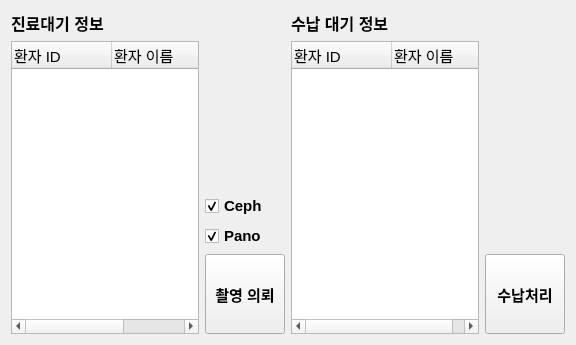
<?xml version="1.0" encoding="UTF-8"?>
<ui version="4.0">
 <class>PatientStatusManager</class>
 <widget class="QWidget" name="PatientStatusManager">
  <property name="geometry">
   <rect>
    <x>0</x>
    <y>0</y>
    <width>576</width>
    <height>345</height>
   </rect>
  </property>
  <property name="windowTitle">
   <string>Form</string>
  </property>
  <layout class="QGridLayout" name="gridLayout">
   <item row="0" column="0">
    <layout class="QHBoxLayout" name="horizontalLayout">
     <item>
      <layout class="QVBoxLayout" name="verticalLayout">
       <item>
        <widget class="QLabel" name="label_5">
         <property name="font">
          <font>
           <pointsize>12</pointsize>
           <bold>true</bold>
          </font>
         </property>
         <property name="text">
          <string>진료대기 정보</string>
         </property>
        </widget>
       </item>
       <item>
        <widget class="QTreeWidget" name="waitTreatmentTreeWidget">
         <property name="sizePolicy">
          <sizepolicy hsizetype="Expanding" vsizetype="Expanding">
           <horstretch>2</horstretch>
           <verstretch>0</verstretch>
          </sizepolicy>
         </property>
         <property name="font">
          <font>
           <pointsize>11</pointsize>
          </font>
         </property>
         <property name="alternatingRowColors">
          <bool>false</bool>
         </property>
         <property name="rootIsDecorated">
          <bool>false</bool>
         </property>
         <column>
          <property name="text">
           <string>환자 ID</string>
          </property>
         </column>
         <column>
          <property name="text">
           <string>환자 이름</string>
          </property>
         </column>
         <column>
          <property name="text">
           <string>진료 현황</string>
          </property>
         </column>
        </widget>
       </item>
      </layout>
     </item>
     <item>
      <layout class="QVBoxLayout" name="verticalLayout_5">
       <item>
        <spacer name="verticalSpacer_3">
         <property name="orientation">
          <enum>Qt::Vertical</enum>
         </property>
         <property name="sizeHint" stdset="0">
          <size>
           <width>20</width>
           <height>148</height>
          </size>
         </property>
        </spacer>
       </item>
       <item>
        <widget class="QCheckBox" name="cephCheckBox">
         <property name="font">
          <font>
           <pointsize>11</pointsize>
           <bold>true</bold>
          </font>
         </property>
         <property name="text">
          <string>Ceph</string>
         </property>
         <property name="checked">
          <bool>true</bool>
         </property>
        </widget>
       </item>
       <item>
        <widget class="QCheckBox" name="panoCheckBox">
         <property name="font">
          <font>
           <pointsize>11</pointsize>
           <bold>true</bold>
          </font>
         </property>
         <property name="text">
          <string>Pano</string>
         </property>
         <property name="checked">
          <bool>true</bool>
         </property>
        </widget>
       </item>
       <item>
        <widget class="QPushButton" name="shootRequestPushButton">
         <property name="sizePolicy">
          <sizepolicy hsizetype="Minimum" vsizetype="Fixed">
           <horstretch>1</horstretch>
           <verstretch>0</verstretch>
          </sizepolicy>
         </property>
         <property name="minimumSize">
          <size>
           <width>80</width>
           <height>80</height>
          </size>
         </property>
         <property name="font">
          <font>
           <pointsize>11</pointsize>
           <bold>true</bold>
          </font>
         </property>
         <property name="text">
          <string>촬영 의뢰</string>
         </property>
        </widget>
       </item>
      </layout>
     </item>
     <item>
      <layout class="QVBoxLayout" name="verticalLayout_2"/>
     </item>
    </layout>
   </item>
   <item row="0" column="1">
    <layout class="QHBoxLayout" name="horizontalLayout_2">
     <item>
      <layout class="QVBoxLayout" name="verticalLayout_3">
       <item>
        <widget class="QLabel" name="label_6">
         <property name="font">
          <font>
           <pointsize>12</pointsize>
           <bold>true</bold>
          </font>
         </property>
         <property name="text">
          <string>수납 대기 정보</string>
         </property>
        </widget>
       </item>
       <item>
        <widget class="QTreeWidget" name="waitPaymentTreeWidget">
         <property name="sizePolicy">
          <sizepolicy hsizetype="Expanding" vsizetype="Expanding">
           <horstretch>2</horstretch>
           <verstretch>0</verstretch>
          </sizepolicy>
         </property>
         <property name="font">
          <font>
           <pointsize>11</pointsize>
          </font>
         </property>
         <property name="alternatingRowColors">
          <bool>false</bool>
         </property>
         <property name="rootIsDecorated">
          <bool>false</bool>
         </property>
         <property name="uniformRowHeights">
          <bool>false</bool>
         </property>
         <column>
          <property name="text">
           <string>환자 ID</string>
          </property>
         </column>
         <column>
          <property name="text">
           <string>환자 이름</string>
          </property>
         </column>
        </widget>
       </item>
      </layout>
     </item>
     <item>
      <layout class="QVBoxLayout" name="verticalLayout_4">
       <item>
        <spacer name="verticalSpacer_2">
         <property name="orientation">
          <enum>Qt::Vertical</enum>
         </property>
         <property name="sizeHint" stdset="0">
          <size>
           <width>20</width>
           <height>148</height>
          </size>
         </property>
        </spacer>
       </item>
       <item>
        <widget class="QPushButton" name="paymentPushButton">
         <property name="sizePolicy">
          <sizepolicy hsizetype="Minimum" vsizetype="Fixed">
           <horstretch>1</horstretch>
           <verstretch>0</verstretch>
          </sizepolicy>
         </property>
         <property name="minimumSize">
          <size>
           <width>80</width>
           <height>80</height>
          </size>
         </property>
         <property name="font">
          <font>
           <pointsize>11</pointsize>
           <bold>true</bold>
          </font>
         </property>
         <property name="text">
          <string>수납처리</string>
         </property>
        </widget>
       </item>
      </layout>
     </item>
    </layout>
   </item>
  </layout>
 </widget>
 <resources/>
 <connections/>
</ui>
